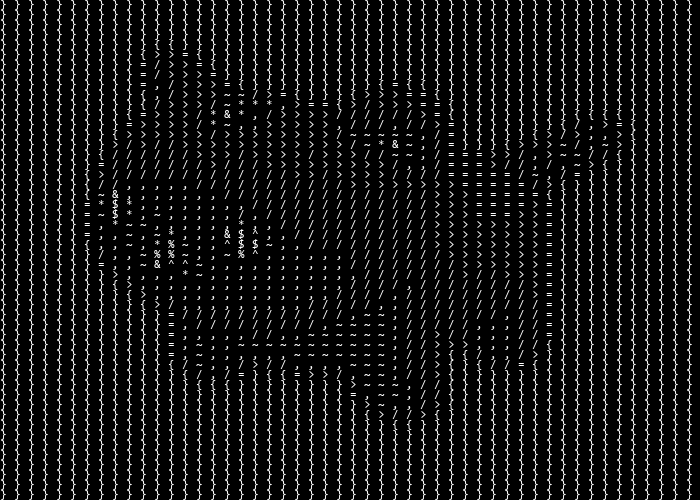

Python code for this plot:
from PIL import Image, ImageOps, ImageDraw, ImageFont
from main.paths import RESOURCES
from main.pipeline import Effect

WIDTH = 100
CHAR = {
    "classic": "'@!$%^&,/>=?+#|:. ",
    "detailed": "$@B%8&WM#*oahkbdpqwmZO0QLCJUYXzcvunxrjft/|()1{}[]?-_+~<>i!lI;:,^`'. ",
}
ascii_char = CHAR["classic"]


def resize_image(img, width):
    new_height = int((img.size[0] / img.size[1]) * width)
    new_image = img.resize((width, new_height), Image.Resampling.NEAREST)

    return new_image


def grayscale_img(img):
    return ImageOps.grayscale(img)


def text_to_str(img_str, width):
    ascii_str = "\n".join(img_str[i:(i + width)] for i in range(0, len(img_str), width))
    return ascii_str


def ascii_generator(img, width):
    resize_img = resize_image(img, width)
    gs_img = grayscale_img(resize_img)
    get_pixels = gs_img.get_flattened_data()

    char_string = ""
    for a in get_pixels:
        index =  int(a // (256 / len(ascii_char)))
        char_string += "".join(ascii_char[index])

    return char_string

def ascii_to_image(tx, width, font_size=12, fg="white", bg="black"):
    text = text_to_str(tx, width)
    lines = text.splitlines()
    font = ImageFont.truetype("consola.ttf", font_size)

    # size of one character cell
    left, top, right, bottom = font.getbbox("@")
    cell_w = bottom - top

    cols = max(len(line) for line in lines)
    img = Image.new("RGB", (cols * cell_w, len(lines) * cell_w), bg)
    draw = ImageDraw.Draw(img)

    for row, line in enumerate(lines):
        for col, ch in enumerate(line):
            draw.text((col * cell_w, row * cell_w - top), ch, font=font, fill=fg)

    return img

class Ascii(Effect):

    def __init__(self, width: int = WIDTH):
        self.width = width

    def apply(self, image: Image.Image) -> Image.Image:
        result = ascii_to_image(ascii_generator(test_img, self.width), self.width)
        return result.convert("RGB")



if __name__ == "__main__":
    test_img = Image.open(RESOURCES / "image.png")
    Ascii().apply(test_img).show()
